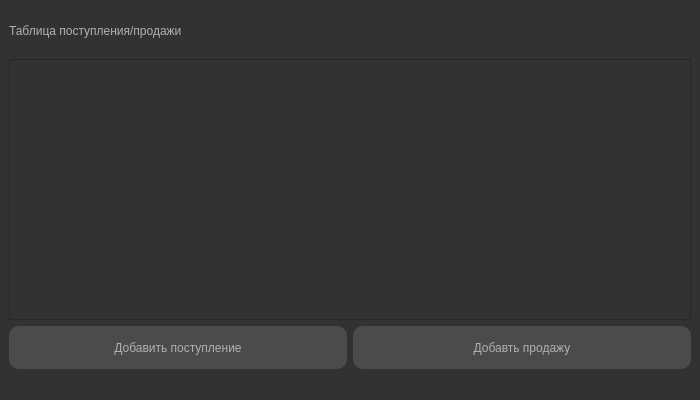
<?xml version="1.0" encoding="UTF-8"?>
<ui version="4.0">
 <class>InfoWindow</class>
 <widget class="QMainWindow" name="InfoWindow">
  <property name="geometry">
   <rect>
    <x>0</x>
    <y>0</y>
    <width>700</width>
    <height>400</height>
   </rect>
  </property>
  <property name="windowTitle">
   <string>Информация</string>
  </property>
  <property name="styleSheet">
   <string notr="true">font: 12pt &quot;Times New Roman&quot;;
background-color: rgb(50, 50, 50);
color: #b1b1b1;</string>
  </property>
  <widget class="QWidget" name="centralwidget">
   <layout class="QVBoxLayout" name="verticalLayout_3" stretch="1">
    <item>
     <layout class="QVBoxLayout" name="verticalLayout_2" stretch="1,6,1">
      <item>
       <widget class="QLabel" name="label_2">
        <property name="text">
         <string>Таблица поступления/продажи </string>
        </property>
       </widget>
      </item>
      <item>
       <widget class="QTableWidget" name="tableWidget"/>
      </item>
      <item>
       <layout class="QHBoxLayout" name="horizontalLayout">
        <item>
         <widget class="QPushButton" name="pushButton_2">
          <property name="sizePolicy">
           <sizepolicy hsizetype="Minimum" vsizetype="Minimum">
            <horstretch>0</horstretch>
            <verstretch>0</verstretch>
           </sizepolicy>
          </property>
          <property name="styleSheet">
           <string notr="true">QPushButton{
	background-color: rgb(75, 75, 75);
	border-radius: 10px;
}
QPushButton:hover {
     background-color: rgb(80,80, 80);
}
QPushButton:pressed {
    background-color: rgb(120,120,120);
}
</string>
          </property>
          <property name="text">
           <string>Добавить поступление</string>
          </property>
         </widget>
        </item>
        <item>
         <widget class="QPushButton" name="pushButton">
          <property name="sizePolicy">
           <sizepolicy hsizetype="Minimum" vsizetype="Minimum">
            <horstretch>0</horstretch>
            <verstretch>0</verstretch>
           </sizepolicy>
          </property>
          <property name="styleSheet">
           <string notr="true">QPushButton{
	background-color: rgb(75, 75, 75);
	border-radius: 10px;
}
QPushButton:hover {
     background-color: rgb(80,80, 80);
}
QPushButton:pressed {
    background-color: rgb(120,120,120);
}
</string>
          </property>
          <property name="text">
           <string>Добавть продажу</string>
          </property>
         </widget>
        </item>
       </layout>
      </item>
     </layout>
    </item>
   </layout>
  </widget>
  <widget class="QStatusBar" name="statusbar"/>
 </widget>
 <resources/>
 <connections/>
</ui>
